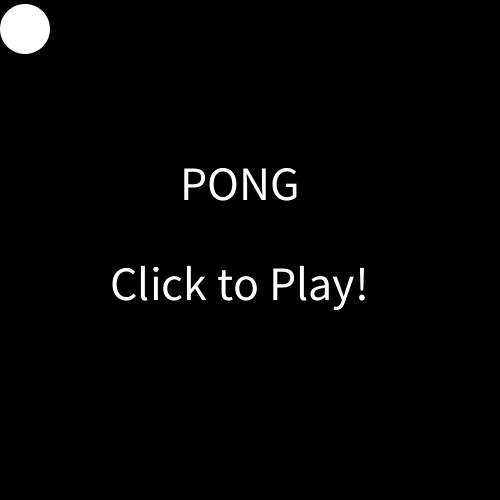
Frame 1 (no input)
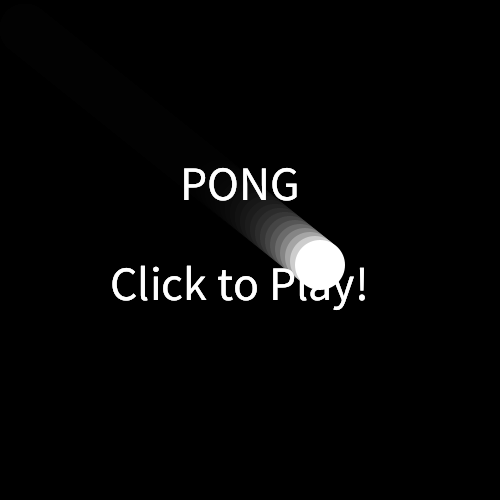
Frame 60 (the mouse pressed at the canvas centre just before this capture)
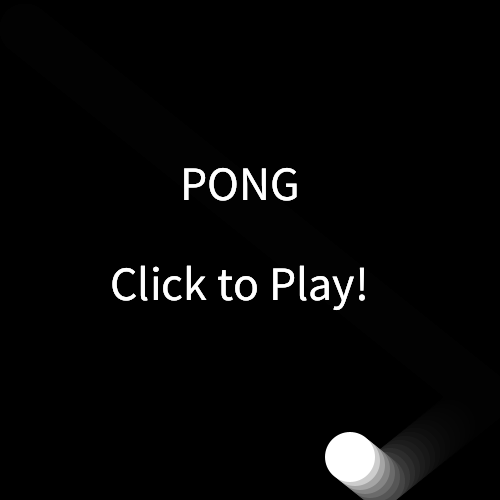
Frame 120 (the mouse held since frame 60 and released just before this capture)

The Processing sketch that drew these frames (run headless with seeded random() and noise(); from frame 60 on, the mouse is pressed at the canvas centre):

// Processing sketch: processing_84079
// ── processing_84079.pde

boolean left = false;
boolean play = false;
boolean gameOver = false;

class Home
{
  Home()
  {
  }
  void show()
  {
    fill(255);
    textSize(48);
    text("PONG", 180, 200);
    text("Click to Play!", 110, 300);
  }
}

class Ball
{
  int x,y;
  boolean dirup,diright;
  Ball()
  {
    x = 20;
    y = 25;
    dirup = false;
    diright = true;
  }
  //BOUNCING
  void bounce()
  {
    if (x<20)
    {
      diright = true;
    }
    if (y<20)
    {
      dirup = false;
    }
    if (x>480)
    {
      diright = false;
    }
    if (y>480)
    {
      dirup = true;
    }
  }
  //SHOW
  void show()
  {
    fill(255, 255, 255);
    ellipse(x, y, 50, 50);
  }
  void move()
  {
    if (diright ==true)
    {
      x= x + 5;
    }
    else
    {
      x = x - 5;
    }
    if (dirup == true)
    {
      y = y - 4;
    }
    else
    {
      y= y + 4;
    }
  }
}

class Paddle
{
  int px, py;
  Paddle()
  {   
    px = 200;
    py = 450;
  }
  void move()
  {
    if (keyPressed== true && keyCode==LEFT && px>1)
    {
      px=px - 5;
    }
    else if (keyPressed==true && keyCode==RIGHT && px<430)
    {
      px= px +5;
    }
  }
  void show()
  {
    fill(255);
    rect(px, py, 70, 15);
  }
}

class PaddleC
{
  int cx, cy;
  PaddleC()
  {   
    cx = 200;
    cy = 50;
  }
  void move()
  {
    if (cx>1)
    {
      cx=cx - 5;
    }
    else if (cx<430)
    {
      cx= cx +5;
    }
  }
  void show()
  {
    fill(255);
    rect(cx, cy, 70, 15);
  }
}
//GAME BALL
class Ballct
{
boolean dirup1,diright1;
int x1, y1;
  Ballct()
  {
    x1 = 250;
    y1 = 250;
    dirup1 = false;
    diright1 = true;
  }
  //BOUNCING
  void bounce()
  {
    if (x1<20)
    {
      diright1 = true;
    }
    if (y1<20)
    {
      dirup1 = false;
    }
    if (x1>480)
    {
      diright1 = false;
    }
    if (y1>480)
    {
      gameOver = true;
    }
    if (get(x1,y1+15) == color(255))
    {
      dirup1 = true;
    }
  }
  //SHOW
  void show()
  {
    fill(255, 255, 255);
    ellipse(x1, y1, 30, 30);
  }
  void move()
  {
    if (diright1 ==true)
    {
      x1= x1 + 5;
    }
    else
    {
      x1 = x1 - 5;
    }
    if (dirup1 == true)
    {
      y1 = y1 - 4;
    }
    else
    {
      y1= y1 + 3;
    }
  }
}
Home homes;
Ball thing;
Paddle hi;
PaddleC ko;
Ballct game;
void setup()
{
  homes = new Home();
  thing = new Ball();
  hi = new Paddle();
  ko = new PaddleC();
  game = new Ballct();
  size(500, 500);
  frameRate(51);
  background(0);
  noStroke();
  smooth();
}
void draw()
{
  fill(0, 0, 0, 50);
  rect(0, 0, 500, 500);
  noStroke();

  if (play==false)
  {
    homes.show();
    thing.bounce();
    thing.move();
    thing.show();
  }
  else if(gameOver ==false)
  {
    ko.show();
    hi.show();
    game.show();
    ko.move();
    hi.move();
    game.bounce();
    game.move();
  }
  if(gameOver ==true)
{
  noLoop();
  textSize(36);
  text("GAME OVER",150,250);
}
}
void mouseClicked()
{
  if (mouseX >-1 && mouseX <501  && mouseY >-1 && mouseY < 501)
  {
    play = true;
  }
}
